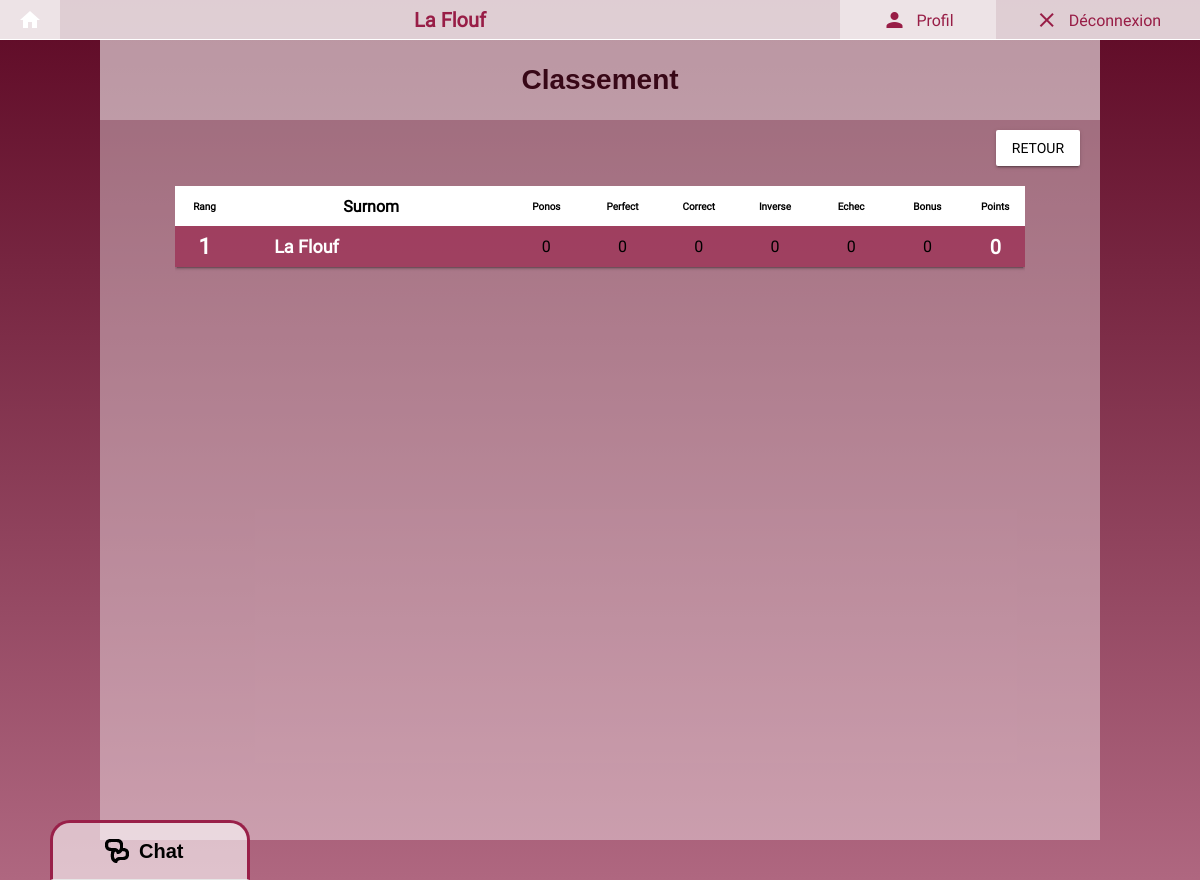
The page /classement.php (signed in) on the database its author committed.
### tables this page shows
CREATE TABLE IF NOT EXISTS `classements` (
  `type` varchar(50) NOT NULL,
  `owner_id` int(11) NOT NULL,
  `points` int(11) NOT NULL DEFAULT 0,
  `bonus` int(11) NOT NULL DEFAULT 0,
  `nb_perf` int(11) NOT NULL DEFAULT 0,
  `nb_correct_plus` int(11) NOT NULL DEFAULT 0,
  `nb_correct` int(11) NOT NULL DEFAULT 0,
  `nb_inverse` int(11) NOT NULL DEFAULT 0,
  `nb_echec` int(11) NOT NULL DEFAULT 0,
  `rang` int(11) NOT NULL DEFAULT 1
);

CREATE TABLE IF NOT EXISTS `joueurs` (
  `id_joueur` int(6) UNSIGNED NOT NULL AUTO_INCREMENT,
  `prenom` varchar(50) NOT NULL,
  `nom` varchar(50) DEFAULT NULL,
  `surnom` varchar(50) DEFAULT NULL,
  `email` varchar(50) DEFAULT NULL,
  `password` varchar(50) DEFAULT NULL,
  `image` varchar(50) DEFAULT 'images/user/default.jpg',
  `departement` int(6) DEFAULT NULL,
  `telephone` varchar(255) NOT NULL,
  `payed` tinyint(1) NOT NULL DEFAULT '0',
  `updated` tinyint(1) NOT NULL DEFAULT '0',
  `female` tinyint(1) NOT NULL DEFAULT '0',
  `modif_profil` tinyint(1) NOT NULL DEFAULT '0',
  `modif_match` tinyint(1) NOT NULL DEFAULT '0',
  `modif_bonus` tinyint(1) NOT NULL DEFAULT '0',
  `description` varchar(4024) DEFAULT NULL,
  `equipe` int(11) DEFAULT NULL,
  `oauth` enum('Yes','No') NOT NULL DEFAULT 'No',
  `status` enum('active','inactive') NOT NULL DEFAULT 'active',
  PRIMARY KEY (`id_joueur`)
);

### functions.php (called while the page is built, shortened)
<?php
function utf8_encode_function($str)
{
    return utf8_encode($str);
    return ($str);
}
?>

### include/viewClassementGeneral.php (the view, shortened to what this page needs)
<?php
	$qry = "SELECT *,
	(nb_perf+nb_correct_plus+nb_correct+nb_inverse+nb_echec)  as total ,
	equipe_winner.logo as logo
	from joueurs
	LEFT JOIN classements ON classements.owner_id = joueurs.id_joueur AND type = 'general'
	LEFT JOIN equipes equipe_winner ON equipe_winner.id_equipe = joueurs.equipe
	ORDER BY rang, nb_perf DESC, nb_correct_plus DESC, nb_correct DESC, nb_inverse DESC, surnom;";
	$result = mysqli_query($con, $qry);
	$i = 0;
	echo '
	<div class="allListeClassement">
		<table class="sortable" >';
	echo '
<thead>
<tr style="height: 40px;">
<th class="titleSmallTexte">Rang</th>
<th >Surnom</th>
<th class="titleSmallTexte">Ponos</th>
<th class="titleSmallTexte">Perfect</th>
<th class="titleSmallTexte">Correct</th>
<th class="titleSmallTexte">Inverse</th>
<th class="titleSmallTexte">Echec</th>
<th class="titleSmallTexte">Bonus</th>
<th class="titleSmallTexte"> Points</th>
</tr>
</thead>';
	while ($row = mysqli_fetch_array($result ))
	{
		$i++;
		$rang = $row["rang"];
		$surnom = utf8_encode_function($row["surnom"]);
		$id_joueur = $row["id_joueur"];
		$points = $row["points"];
		$nb_perf = $row["nb_perf"];
		$nb_correct = $row["nb_correct"];
		$nb_inverse = $row["nb_inverse"];
		$nb_echec = $row["nb_echec"];
		$bonus = $row["bonus"];
		$total = $row["total"];
			if ($i % 2 == 0) {
				echo '	<tr class="backgroundTab2">';
			}
			else {
				echo '	<tr class="backgroundTab1">';
			}
			echo '<td class="ClassementRang">',
					$rang,
				'</td>
				<td class="ClassementSurnom">
					<div id="lienSurnom', $id_joueur,'" style="" class="surnomClassementDiv clickJoueur">',
					$surnom;
				echo	'</div>
				</td>
				<td class="ClassementNbPronos">',
					$total,
				'</td>
				<td class="ClassementNbPerf">',
					$nb_perf,
				'</td>
				<td class="ClassementCorrect">',
					$nb_correct,
				'</td>
				<td class="ClassementInverse">',
					$nb_inverse,
				'</td>
				<td class="ClassementEchec">',
					$nb_echec,
				'</td>
				<td class="ClassementBonus">',
					$bonus,
				'</td>
				<td class="ClassementPoints">',
					$points,
				'</td>
			</tr>';
    }
    echo '
	</table>
	</div>';
    return '';
?>

### classement.php (shortened to what this page needs)
<?php
$pseudo=(isset($_SESSION['pseudo']))?$_SESSION['pseudo']:'';
?>
<html xmlns="http://www.w3.org/1999/xhtml" xml:lang="fr" >
	<head>
		<link rel="stylesheet" type="text/css" href="css/tabs.css">
		<link rel="stylesheet" type="text/css" href="css/style.css">
		<link rel="stylesheet" type="text/css" href="css/bandeau.css">
		<link rel="stylesheet" type="text/css" href="css/jquery-ui.min.css">
		<link rel="stylesheet" href="./material_design/material.css">
		<link rel="stylesheet" href="./material_design/style.css">
		<link rel="stylesheet" href="./material_design/font.css">
	</head>
	<body>
		<?php include("background.php");?>
		<?php include("include/bandeau.php");?>
		<div class="padding20">
			<div class="loginform-in blackougedefault">
				<div style="width:100%;height:800px;">
					<span class="listeJoueurTitre">Classement</span>
					<span class="RetourSpan">
						<button class="RetourSpan mdl-button mdl-js-button mdl-button--raised mdl-js-ripple-effect mdl-button--accent" id="RetourButtonBlanc">
							Retour
						</button>
					</span>
					<?php include("include/viewClassement.php");?>
				</div>
			</div>
		</div>
	</body>
</html>

### background.php (shortened to what this page needs)
<link rel="stylesheet" type="text/css" href="css/background.css">
<div class="chat-popup small" id="widget">
    <div id="header-display" onclick="changeStat('normal', true)">
        <div class="header-display-icon"></div>
        <div class="header-display-text">Chat</div>
    </div>
</div>

### include/bandeau.php
<table class="bandeau">
    <tr>
        <td id="bandeauAcceuil">
            <i class="material-icons">home</i>
        </td>
        <td id="bandeauNom">
            <?php echo $pseudo ?>
        </td>
        <td id="bandeauProfil" >
            <div class="flex">
                <span class="material-icons">person</span>
                <span class="bandeauText">Profil</span>
            </div>
        </td>
        <td id="bandeauDeconnect">
            <div class="flex">
                <span class="material-icons">close</span>
                <span class="bandeauText">Déconnexion</span>
            </div>
        </td>
    </tr>
</table>

### include/viewClassement.php (shortened to what this page needs)
<?php
	require_once 'config.php';
	require_once 'functions.php';
	echo '<div class="uniqueClassement">',include "viewClassementGeneral.php",'</div>';
?>

### css/style.css (style rules this page uses)
body { color: black; background: -webkit-gradient(linear, left top, left bottom, from(#5e0925), to(#af6780)) fixed; background-repeat: no-repeat; margin: 0px; height: 100%; font-family: Roboto; }
table { font-family: 'Roboto'; }
.ClassementPoints { text-align: center; width: 7%; font-weight: bold; color: #ffffff; font-size: 20px; }
.ClassementSurnom { width: 200px; text-align: left; padding-left: 40px; padding-top: 10px; padding-bottom: 10px; font-size: 18px; font-weight: bold; }
.ClassementBonus { text-align: center; width: 65px; }
.ClassementEchec { width: 65px; text-align: center; }
.ClassementInverse { width: 65px; text-align: center; }
.ClassementCorrect { width: 65px; text-align: center; }
.ClassementNbPerf { width: 65px; text-align: center; }
.ClassementNbPronos { width: 65px; text-align: center; }
.ClassementRang { width: 50px; text-align: center; font-size: 22px; font-weight: bold; color: #ffffff; }
.titleSmallTexte { font-size: 10px; }
table.sortable { width: 100%; border-collapse: collapse; box-shadow: 0 2px 2px 0 rgba(0, 0, 0, 0.14), 0 3px 1px -2px rgba(0, 0, 0, 0.2), 0 1px 5px 0 rgba(0, 0, 0, 0.12); }
table.sortable thead { color:#000; background-color:#FFF; font-weight: bold; cursor: default; }
.allListeClassement { width: 850px; display: block; margin: auto; margin-top: 10px; height: 600px; overflow-y: auto; }
.uniqueClassement { padding: 10px; }
.surnomClassementDiv { cursor: pointer; word-break: break-word; color: #FFF; cursor: pointer; }
.backgroundTab1 { background:#9a224aa3; }
.listeJoueurTitre { display: block; padding: 30px; font-size: 28px; font-weight: bold; color: #380817; background: #ffffff4f; }
.padding20 { padding: 40px; }
.RetourSpan { font-size: 25px; color: #FFF; cursor: pointer; font-weight: bold; margin: 10px 20px 0px 20px; display: flex; flex-direction: row-reverse; }
#RetourButtonBlanc { color: #000; background: #FFF; }
.loginform-in { text-align: center; margin: auto; padding: 0; max-width: 1000px; background: #ffffff61; }

### css/bandeau.css (style rules this page uses)
.bandeau { width: 100%; height: 40px; border-collapse: collapse; background: #ffffffcc; position: fixed; z-index: 999; color: #981d46; border-bottom: 1px solid #fff; }
#bandeauAcceuil { width: 5%; text-align: center; background: #ffffff6b; }
#bandeauNom { font-size: 20px; width: 65%; text-align: center; font-weight: bold; cursor: context-menu; }
#bandeauProfil { width: 13%; cursor: pointer; background: #ffffff6b; }
#bandeauDeconnect { width: 17%; cursor: pointer; }
.flex { display: flex; width: 100%; height: 100%; align-items: center; justify-content: center; }
.bandeauText { padding-top: 2px; padding-left: 10px; }

### css/background.css (style rules this page uses)
.chat-popup { display: flex; flex-direction: column; transition: 0.5s; }
#header-display { border-radius: 20px 20px 0px 0px; background-color: #ffffff99; display: flex; justify-content: center; border: #992049 3px solid; border-bottom: 1px solid #e6e6e6; height: 60px; }
.small { width: 200px; height: 60px; z-index: 100; position: fixed; bottom: 0px; left: 50px; cursor: pointer; }
.header-display-icon { width: 54px; background-image: url("../images/icon/chat_24x24.png"); background-repeat:no-repeat; background-position:20 center; }
.header-display-text { width: 76px; font-weight: bold; color: #000; margin: auto 0; font-size: 20px; }

### rows shown on the page
classements: rang "1", owner.surnom "La Flouf", total "0", nb_perf "0", nb_correct "0", nb_inverse "0", nb_echec "0", bonus "0", points "0"

### other values the page prints
$pseudo "La Flouf"
